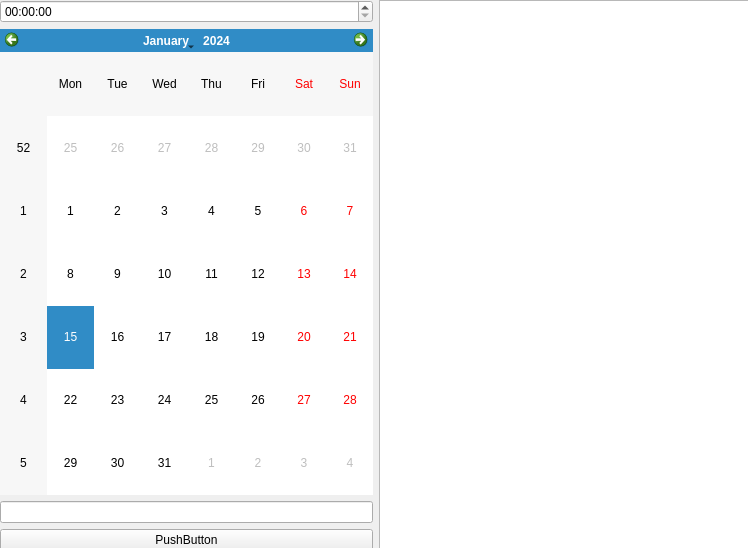
<?xml version="1.0" encoding="UTF-8"?>
<ui version="4.0">
 <class>MainWindow</class>
 <widget class="QMainWindow" name="MainWindow">
  <property name="geometry">
   <rect>
    <x>0</x>
    <y>0</y>
    <width>748</width>
    <height>548</height>
   </rect>
  </property>
  <property name="windowTitle">
   <string>Минипланировщик</string>
  </property>
  <widget class="QWidget" name="centralwidget">
   <widget class="QWidget" name="horizontalLayoutWidget">
    <property name="geometry">
     <rect>
      <x>0</x>
      <y>0</y>
      <width>751</width>
      <height>551</height>
     </rect>
    </property>
    <layout class="QHBoxLayout" name="horizontalLayout">
     <item>
      <layout class="QVBoxLayout" name="verticalLayout">
       <item>
        <widget class="QTimeEdit" name="timeEdit"/>
       </item>
       <item>
        <widget class="QCalendarWidget" name="calendarWidget"/>
       </item>
       <item>
        <widget class="QLineEdit" name="lineEdit"/>
       </item>
       <item>
        <widget class="QPushButton" name="addEventBtn">
         <property name="text">
          <string>PushButton</string>
         </property>
        </widget>
       </item>
      </layout>
     </item>
     <item>
      <widget class="QListWidget" name="eventList"/>
     </item>
    </layout>
   </widget>
  </widget>
 </widget>
 <resources/>
 <connections/>
</ui>
